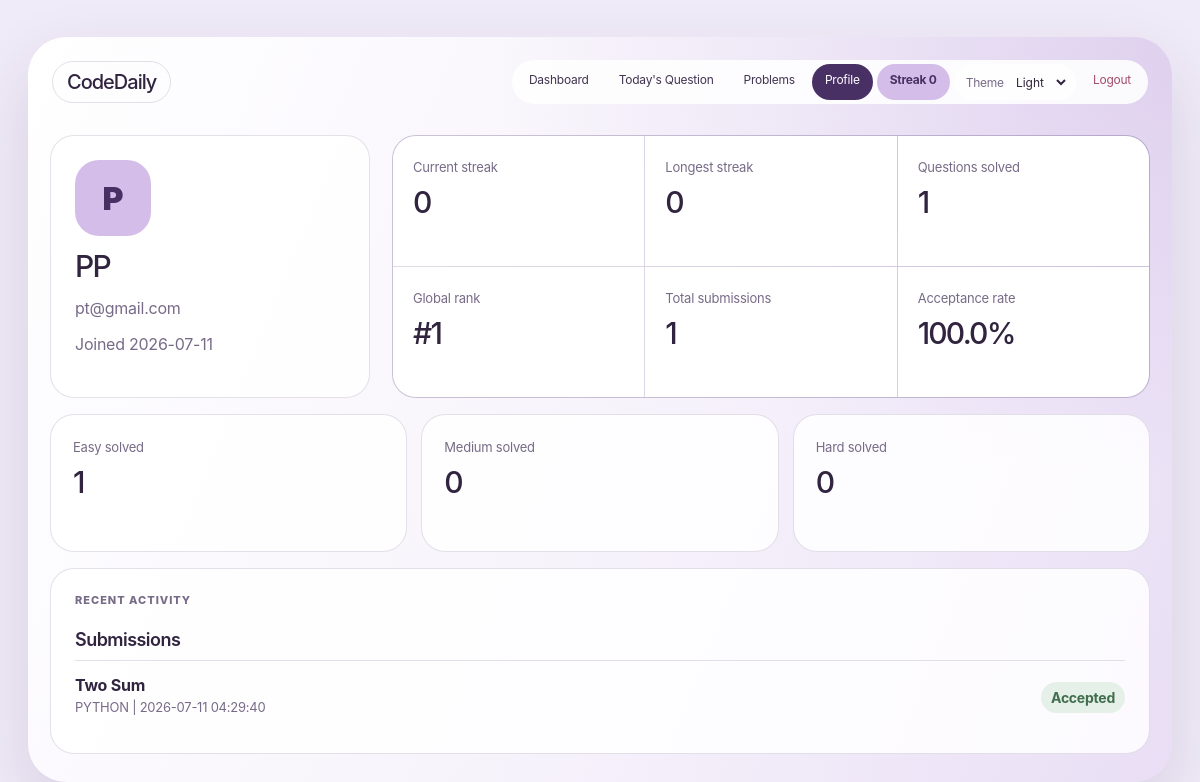
Page /profile (signed in) on the committed database.
### tables this page shows
CREATE TABLE users (
                id INTEGER PRIMARY KEY AUTOINCREMENT,
                fullname TEXT NOT NULL,
                email TEXT UNIQUE NOT NULL,
                password TEXT NOT NULL,
                current_streak INTEGER NOT NULL DEFAULT 0,
                longest_streak INTEGER NOT NULL DEFAULT 0,
                last_solved_date TEXT,
                joined_at TEXT NOT NULL DEFAULT CURRENT_TIMESTAMP
            );

CREATE TABLE submissions (
                id INTEGER PRIMARY KEY AUTOINCREMENT,
                user_id INTEGER NOT NULL,
                question_id INTEGER NOT NULL,
                language TEXT NOT NULL,
                source_code TEXT NOT NULL,
                verdict TEXT NOT NULL,
                execution_time REAL NOT NULL DEFAULT 0,
                submitted_at TEXT NOT NULL DEFAULT CURRENT_TIMESTAMP,
                FOREIGN KEY (user_id) REFERENCES users(id),
                FOREIGN KEY (question_id) REFERENCES questions(id)
            );

CREATE TABLE questions (
                id INTEGER PRIMARY KEY AUTOINCREMENT,
                title TEXT NOT NULL,
                difficulty TEXT NOT NULL,
                description TEXT NOT NULL,
                example_input TEXT NOT NULL,
                example_output TEXT NOT NULL,
                constraints_json TEXT NOT NULL DEFAULT '[]',
                function_signature TEXT,
                hidden_input TEXT,
                hidden_output TEXT,
                source TEXT NOT NULL DEFAULT 'seed',
                created_at TEXT NOT NULL DEFAULT CURRENT_TIMESTAMP
            );

### app.py (the view)
@app.route("/profile")
@login_required
def profile():
    user = get_user(session["user_id"])
    stats = user_stats(session["user_id"])
    return render_template("profile.html", user=user, stats=stats)

### app.py (called while the page is built)
def login_required(view):
    @wraps(view)
    def wrapped(*args, **kwargs):
        if "user_id" not in session:
            return redirect(url_for("login"))
        return view(*args, **kwargs)
    return wrapped

@app.context_processor
def inject_user():
    if not session.get("user_id"):
        return {"current_user": None, "current_stats": None}
    user = get_user(session["user_id"])
    return {"current_user": user, "current_stats": user_stats(session["user_id"])}

### database.py (called while the page is built)
def get_db():
    conn = sqlite3.connect(DATABASE)
    conn.row_factory = sqlite3.Row
    return conn

def get_user(user_id):
    with get_db() as conn:
        return conn.execute("SELECT * FROM users WHERE id = ?", (user_id,)).fetchone()

### templates/profile.html (shortened to what this page needs)
{% extends "base.html" %}
{% block content %}
<section class="profile-grid">
    <article class="profile-card">
        <div class="avatar">{{ user.fullname[0]|upper }}</div>
        <h1>{{ user.fullname }}</h1>
        <p>{{ user.email }}</p>
        <span>Joined {{ user.joined_at[:10] }}</span>
    </article>
    <article class="profile-stats">
        <div><span>Current streak</span><strong>{{ stats.current_streak }}</strong></div>
        <div><span>Longest streak</span><strong>{{ stats.longest_streak }}</strong></div>
        <div><span>Questions solved</span><strong>{{ stats.questions_solved }}</strong></div>
        <div><span>Global rank</span><strong>#{{ stats.global_rank }}</strong></div>
        <div><span>Total submissions</span><strong>{{ stats.total_submissions }}</strong></div>
        <div><span>Acceptance rate</span><strong>{{ stats.accuracy }}%</strong></div>
    </article>
</section>
<section class="difficulty-breakdown">
    <article><span>Easy solved</span><strong>{{ stats.easy_solved }}</strong></article>
    <article><span>Medium solved</span><strong>{{ stats.medium_solved }}</strong></article>
    <article><span>Hard solved</span><strong>{{ stats.hard_solved }}</strong></article>
</section>
<section class="activity-panel">
    <div class="section-title">
        <p class="eyebrow">Recent activity</p>
        <h2>Submissions</h2>
    </div>
    {% if stats.recent_activity %}
        {% for item in stats.recent_activity %}
        <div class="activity-row">
            <div>
                <strong>{{ item.title }}</strong>
                <span>{{ item.language|upper }} | {{ item.submitted_at }}</span>
            </div>
            <span class="status-pill {{ 'solved' if item.verdict == 'Accepted' else '' }}">{{ item.verdict }}</span>
        </div>
        {% endfor %}
    {% else %}
        <p class="muted">No submissions yet.</p>
    {% endif %}
</section>
{% endblock %}

### rows in the picture
users: fullname "P", fullname "PP", email "pt@gmail.com", joined_at "2026-07-11"
submissions: title "Two Sum", language "PYTHON", submitted_at "2026-07-11 04:29:40", verdict "Accepted"

### other values in the picture
{{ current_stats.current_streak if current_stats else 0 }} "0"
{{ stats.current_streak }} "0"
{{ stats.longest_streak }} "0"
{{ stats.questions_solved }} "1"
{{ stats.global_rank }} "1"
{{ stats.total_submissions }} "1"
{{ stats.accuracy }} "100.0"
{{ stats.easy_solved }} "1"
{{ stats.medium_solved }} "0"
{{ stats.hard_solved }} "0"
